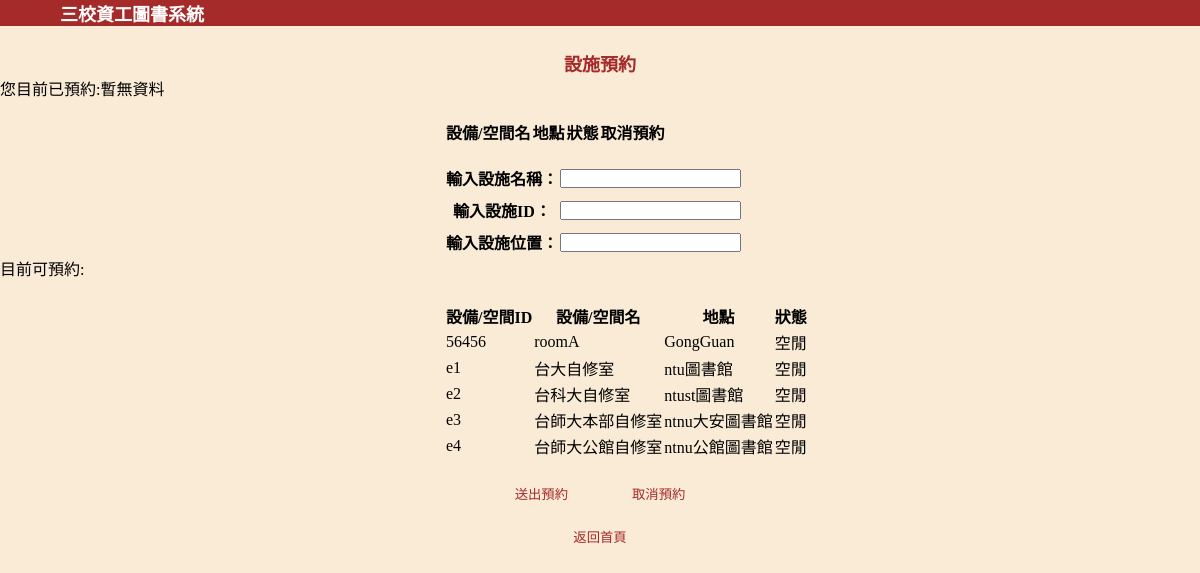
/user/equip_reserve.php, run on the app's committed database.
### tables this page shows
Create table EQUIPMENT (
	equipID varchar(20),
    name varchar(100),
    Lname varchar(100),
    state varchar(100),
    PRIMARY KEY(equipID),
    foreign key (Lname) references LIBRARY(Lname) on delete cascade
);

### user/equip_reserve.php (the view, shortened to what this page needs)
<html>
    <head>
    </head>
    <body>
        <div id="banner" class="banner" style="background-color:brown;">
			<p style="color: white; font-size: large;font-weight: bolder;margin-left: 5%;">三校資工圖書系統
		</div>
        <p style="margin-top: 2%;font-size: large;font-weight: bold;color: brown;text-align: center;">設施預約</p>
        <div id="equip_reserve">
            <form action="doequip_reserve.php" method="post">
                <table style="margin-top: 1%; margin-left: 37%;">
                   <tr>
                        <th>設備/空間名</th>
                        <th>地點</th>
                        <th>狀態</th>
                        <th>取消預約</th>
                   </tr>
                    <?php
                        $conn=require_once "config.php";
                    ?>
                </table>
                <table style="margin-top: 1%; margin-left: 37%;">
                    <tr>
                        <th>輸入設施名稱：</th>
                        <th>
                            <input type="text" name="equip_name" />
                        </th>
                    </tr>
                    <tr>
                        <th>輸入設施ID：</th>
                        <th>
                            <input type="text" name="equip_id" />
                        </th>
                    </tr>
                    <tr>
                        <th>輸入設施位置：</th>
                        <th>
                            <input type="text" name="equip_loc" />
                        </th>
                    </tr>
                </table>
                <table style="margin-top: 1%; margin-left: 37%;">
                   <tr>
                        <th>設備/空間ID</th>
                        <th>設備/空間名</th>
                        <th>地點</th>
                        <th>狀態</th>
                   </tr>
                    <?php
                        $free_sql = "SELECT * FROM `EQUIPMENT`
                                where state = '空閒'";
                        $result = $conn->query($free_sql);
                        if ($result->num_rows > 0) {
                            while ( $row = mysqli_fetch_array ( $result, MYSQLI_ASSOC ) ) {
                                echo'<tr>'.
                                    '<td>'.$row['equipID'].'</td>'.
                                    '<td>'.$row['name'].'</td>'.
                                    '<td>'.$row['Lname'].'</td>'.
                                    '<td>'.$row['state'].'</td>'.
                                '</tr>';
                            }
                        } else {
                            echo "暫無資料";
                        }
                    ?>
                </table>
                <div class="btns" style="text-align: center;margin-top: 2%;">
                    <input type="submit" name="button" value="送出預約" style=" background-color: antiquewhite;color: brown;border: none;"/>
                    <input type="button" name="button" value="取消預約" style=" background-color: antiquewhite;color: brown;border: none;margin-left: 5%;"/>
                </div>
            </form>
        </div>
        <div class="btn" style="text-align: center;margin-top: 2%;">
            <input type="button" value="返回首頁" onclick="javascript:location.href='user_index.php'" style=" background-color: antiquewhite;color: brown;border: none;"/>
        </div>
    </body>
</html>

### user/equip_reserve.php (style rules this page uses)
* { margin: 0; padding: 0; list-style: none; text-decoration: none; box-sizing: border-box; }
body { width: 100%; height: 100%; background-color: antiquewhite; }
tr,th { padding-top: 2%; }

### data on the page
equipment: equipID "56456", name "roomA", Lname "GongGuan", state "空閒"
equipment: equipID "e1", name "台大自修室", Lname "ntu圖書館", state "空閒"
equipment: equipID "e2", name "台科大自修室", Lname "ntust圖書館", state "空閒"
equipment: equipID "e3", name "台師大本部自修室", Lname "ntnu大安圖書館", state "空閒"
equipment: equipID "e4", name "台師大公館自修室", Lname "ntnu公館圖書館", state "空閒"
